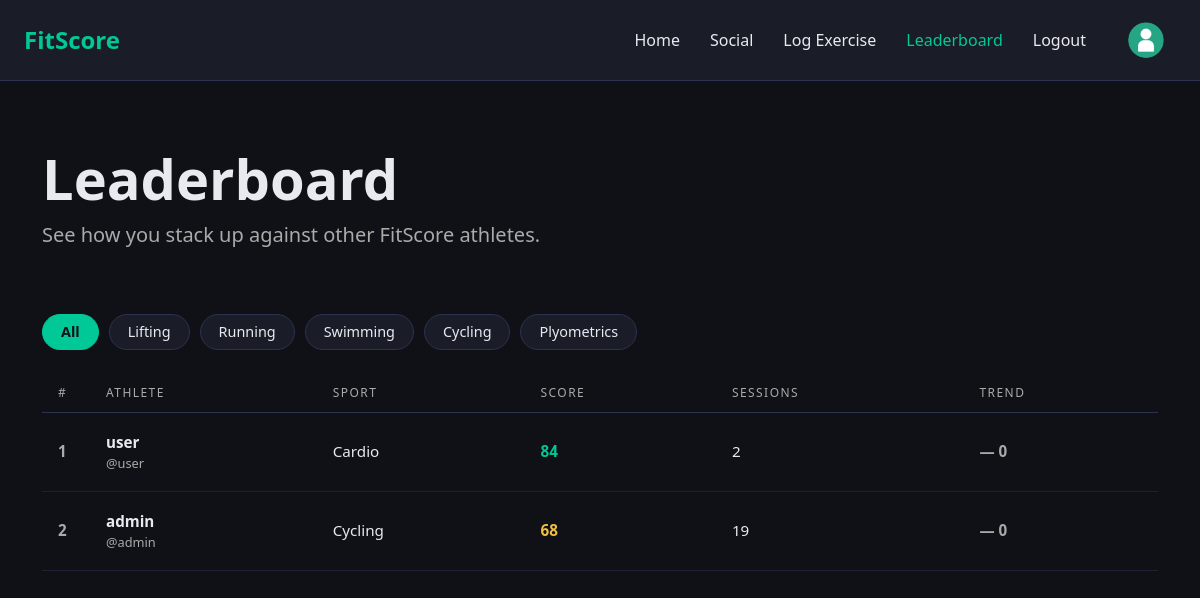
Screenshot of /leaderboard (signed in) with the database file from the repository.
### models.py (models this page shows, shortened)
class User(UserMixin, db.Model):
    __tablename__ = 'Users'
    user_id = db.Column(db.Integer, primary_key=True, autoincrement=True)
    username = db.Column(db.String(50), nullable=False)
    password = db.Column(db.String(50), nullable=False)
    email = db.Column(db.String(50), nullable=False)
    created_at = db.Column(db.DateTime, default=datetime.utcnow)
    updated_at = db.Column(db.DateTime, default=datetime.utcnow, onupdate=datetime.utcnow)
    logs = db.relationship('Log', backref='user', lazy=True)

class Exercise(db.Model):
    __tablename__ = 'Exercises'
    exercise_id = db.Column(db.Integer, primary_key=True, autoincrement=True)
    exercise_name = db.Column(db.String(50), nullable=False, unique=True)
    exercise_type = db.Column(db.String(50), nullable=False)
    units = db.Column(db.String(50), nullable=False)
    mean_statistic = db.Column(db.Float, nullable=False) # use negative value for time-based exercises
    stdev_statistic = db.Column(db.Float, nullable=False)
    logs = db.relationship('Log', backref='exercise', lazy=True)

### app.py (the view)
@app.route('/leaderboard')
@login_required
def leaderboard():
    users = User.query.all()
    leaderboard_data = []
    for user in users:
        user_logs = Log.query.filter_by(user_id=user.user_id).all()
        if not user_logs:
            continue
        latest_logs_per_exercise = {}
        for log in user_logs:
            if log.exercise_id not in latest_logs_per_exercise:
                latest_logs_per_exercise[log.exercise_id] = log
        exercise_types = set()
        for log in latest_logs_per_exercise.values():
            exercise_types.add(log.exercise.exercise_type)
        category_scores = {}
        for etype in exercise_types:
            type_logs = [log for log in latest_logs_per_exercise.values()
                        if log.exercise.exercise_type == etype]
            if type_logs:
                valid_scores = [log.standardised_score for log in type_logs
                              if log.standardised_score is not None]
                if valid_scores:
                    avg_z = sum(valid_scores) / len(valid_scores)
                    category_scores[etype] = z_to_percentile(avg_z)
                else:
                    category_scores[etype] = 0
            else:
                category_scores[etype] = 0
        if category_scores:
            overall_score = sum(category_scores.values()) / len(category_scores)
        else:
            overall_score = 0
        leaderboard_data.append({
            'user_id': user.user_id,
            'username': user.username,
            'overall_score': overall_score,
            'category_scores': category_scores,
            'total_sessions': len(user_logs),
            'primary_category': max(category_scores, key=category_scores.get) if category_scores else 'N/A'
        })
    leaderboard_data.sort(key=lambda x: x['overall_score'], reverse=True)
    return render_template('leaderboard.html', leaderboard=leaderboard_data)

### app.py (called while the page is built)
@login_manager.user_loader
def load_user(user_id):
    return User.query.get(int(user_id))

def z_to_percentile(z):
    return round(0.5 * (1 + math.erf(z / math.sqrt(2))) * 100)

### templates/leaderboard.html (shortened to what this page needs)
    {% extends "base.html" %}
    {% block content %}
        <div class="container py-5">
            <h1 class="display-4 fw-bold">Leaderboard</h1>
            <p class="lead" style="color: #aaa;">See how you stack up against other FitScore athletes.</p>
        </div>
        <div class="container pb-4">
            <div class="lb-filters">
                <button class="lb-filter-btn active" data-sport="all">All</button>
                <button class="lb-filter-btn" data-sport="lifting">Lifting</button>
                <button class="lb-filter-btn" data-sport="running">Running</button>
                <button class="lb-filter-btn" data-sport="swimming">Swimming</button>
                <button class="lb-filter-btn" data-sport="cycling">Cycling</button>
                <button class="lb-filter-btn" data-sport="plyometrics">Plyometrics</button>
            </div>
        </div>
        <div class="container pb-5">
            <table class="lb-table">
                <thead>
                    <tr>
                        <th>#</th>
                        <th>Athlete</th>
                        <th>Sport</th>
                        <th>Score</th>
                        <th>Sessions</th>
                        <th>Trend</th>
                    </tr>
                </thead>
                <tbody>
                    {% if leaderboard %}
                        {% for entry in leaderboard %}
                            {% set score_class = 'lb-score-high' if entry.overall_score >= 80 else ('lb-score-mid' if entry.overall_score >= 60 else 'lb-score-low') %}
                            {% set primary_sport = entry.primary_category.lower() if entry.primary_category != 'N/A' else 'all' %}
                            <tr data-sport="{{ primary_sport }}">
                                <td class="lb-rank">{{ loop.index }}</td>
                                <td class="lb-athlete">{{ entry.username }}<span>@{{ entry.username.lower() }}</span></td>
                                <td>{{ entry.primary_category|title }}</td>
                                <td class="lb-score {{ score_class }}">{{ entry.overall_score|int }}</td>
                                <td>{{ entry.total_sessions }}</td>
                                <td class="lb-trend lb-trend-neutral">— 0</td>
                            </tr>
                        {% endfor %}
                    {% else %}
                        <tr>
                            <td colspan="6" style="text-align: center; padding: 20px;">No athlete data available</td>
                        </tr>
                    {% endif %}
                </tbody>
            </table>
        </div>
    {% endblock %}

### static/styles.css (style rules this page uses)
body { min-height: 100vh; background-color: #0f1117; color: #e8eaf0; }
.lb-filters { display: flex; flex-wrap: wrap; gap: 10px; }
.lb-filter-btn { background-color: #1a1d27; color: #e8eaf0; border: 1px solid #2e3250; border-radius: 20px; padding: 6px 18px; font-size: 0.9rem; cursor: pointer; transition: background-color 0.2s, color 0.2s, border-color 0.2s; }
.lb-filter-btn.active { background-color: #00c896; border-color: #00c896; color: #0f1117; font-weight: 600; }
.lb-table { width: 100%; border-collapse: collapse; }
.lb-table thead tr { border-bottom: 1px solid #2e3250; }
.lb-table th { padding: 10px 16px; font-size: 0.75rem; letter-spacing: 0.12em; text-transform: uppercase; color: #aaa; font-weight: 500; }
.lb-table tbody tr { border-bottom: 1px solid #1e2133; transition: background-color 0.15s; }
.lb-table td { padding: 18px 16px; font-size: 0.95rem; vertical-align: middle; }
.lb-rank { font-weight: 700; font-size: 1.1rem; color: #aaa; width: 48px; }
.lb-athlete { font-weight: 600; }
.lb-athlete span { display: block; font-size: 0.8rem; color: #aaa; font-weight: 400; }
.lb-score { font-weight: 700; font-size: 1.05rem; }
.lb-score-high { color: #00c896; }
.lb-score-mid { color: #f0c040; }
.lb-trend { font-weight: 600; }
.lb-trend-neutral { color: #aaa; }

### rows the page displays
User: username "user", username "user"
Exercise: primary_category "Cardio"
User: username "admin", username "admin"
Exercise: primary_category "Cycling"

### other values shown
{{ entry.overall_score|int }} "84" "68"
{{ entry.total_sessions }} "2" "19"
